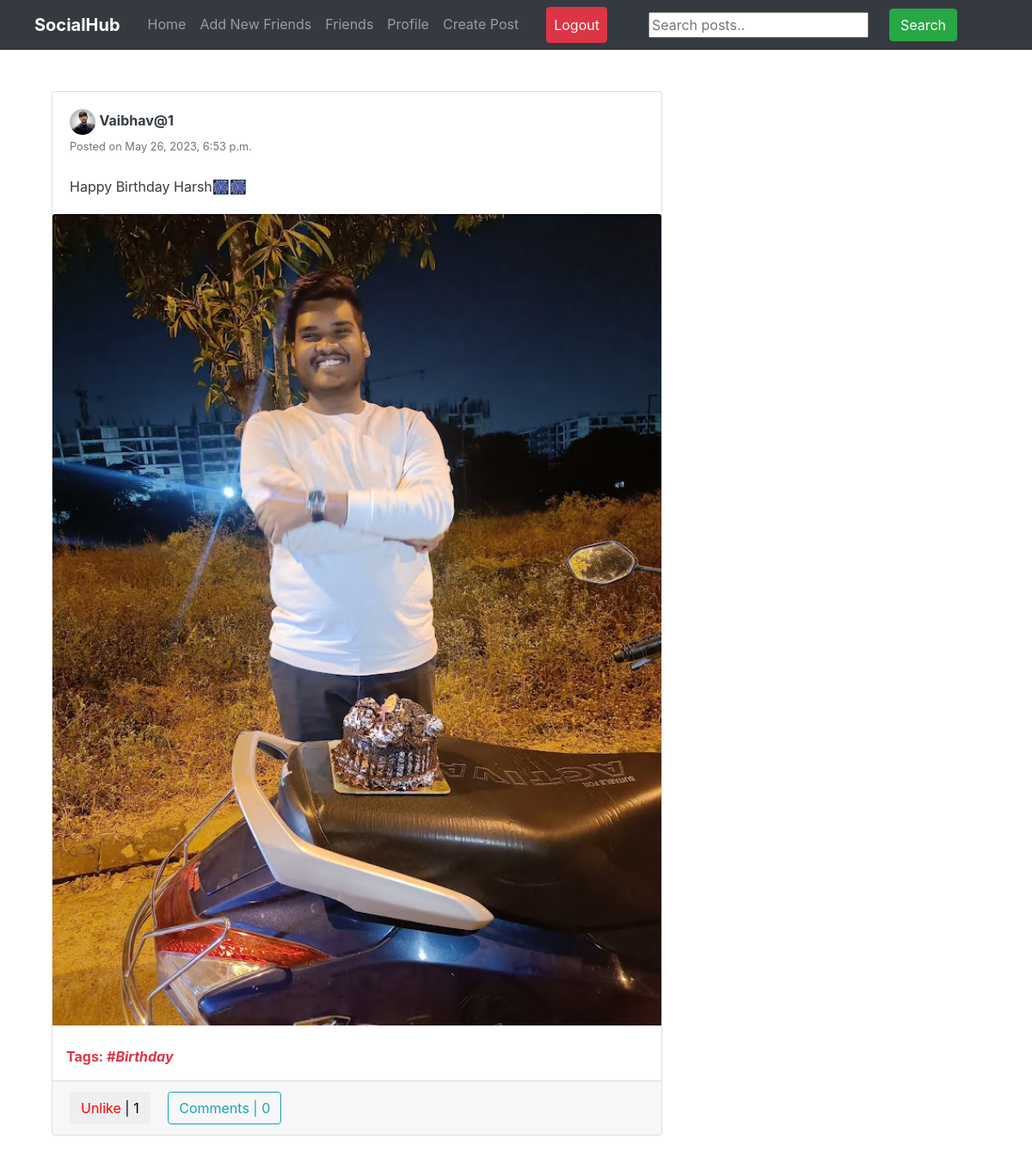
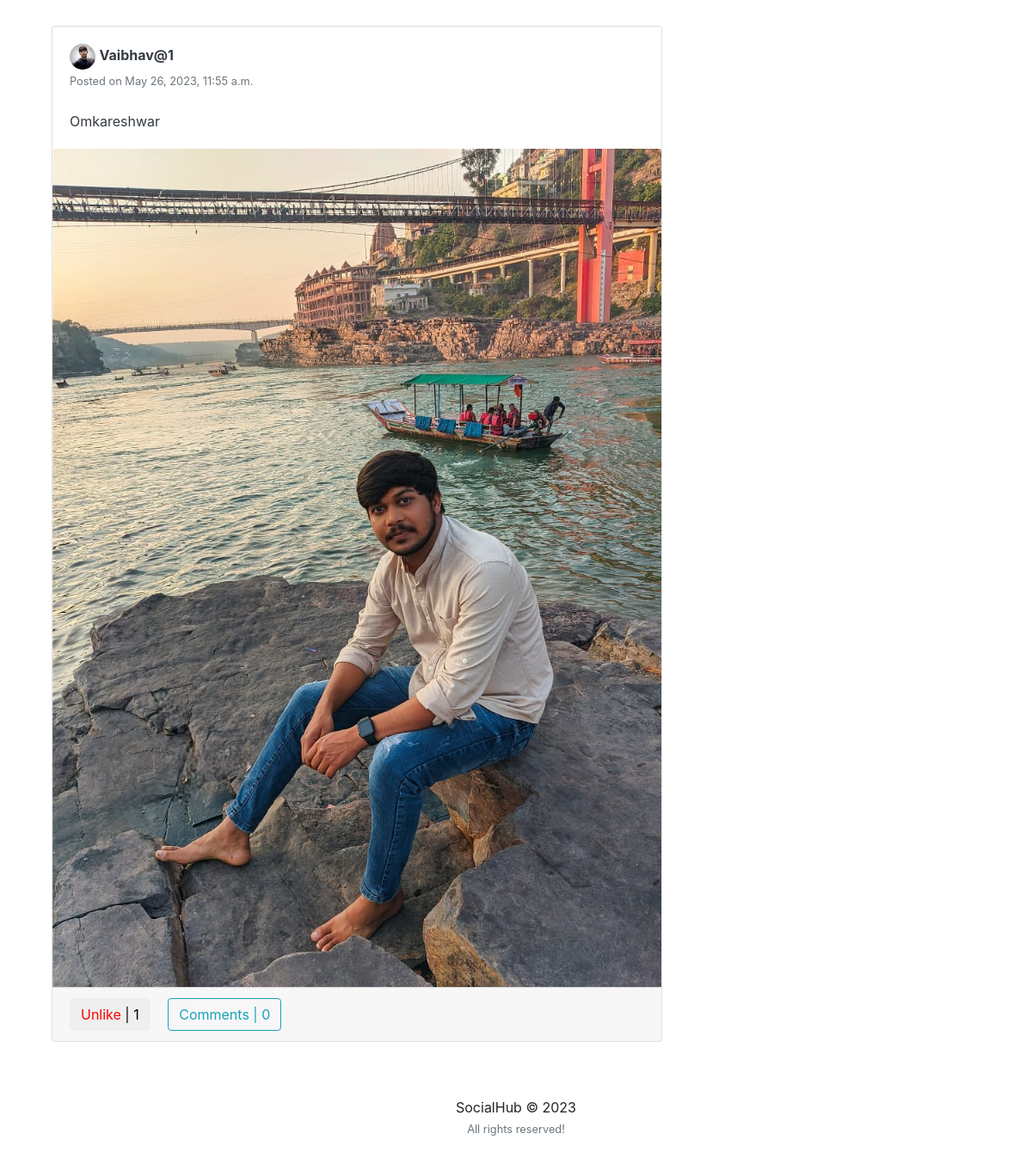
The page /user_posts/Vaibhav@1 (signed in) on the database its author committed (2 pictures, top to bottom).
### feed/models.py (models this page shows, shortened)
class Post(models.Model):
	description = models.CharField(max_length=255, blank=True)
	pic = models.ImageField(upload_to='path/to/img')
	date_posted = models.DateTimeField(default=timezone.now)
	user_name = models.ForeignKey(User, on_delete=models.CASCADE)
	tags = models.CharField(max_length=100, blank=True)

### users/models.py (models this page shows, shortened)
class Profile(models.Model):
	user = models.OneToOneField(User, on_delete=models.CASCADE)
	image = models.ImageField(default='default.png', upload_to='profile_pics')
	slug = AutoSlugField(populate_from='user')
	bio = models.CharField(max_length=255, blank=True)
	friends = models.ManyToManyField("Profile", blank=True)
	def get_absolute_url(self):
		return "/users/{}".format(self.slug)

### feed/views.py (the view)
# urls.py: path('user_posts/<str:username>', UserPostListView.as_view(), name='user-posts'),
class UserPostListView(LoginRequiredMixin, ListView):
	model = Post
	template_name = 'feed/user_posts.html'
	context_object_name = 'posts'
	paginate_by = 10
	def get_context_data(self, **kwargs):
		context = super(UserPostListView, self).get_context_data(**kwargs)
		user = get_object_or_404(User, username=self.kwargs.get('username'))
		liked = [i for i in Post.objects.filter(user_name=user) if Like.objects.filter(user = self.request.user, post=i)]
		context['liked_post'] = liked
		return context
	def get_queryset(self):
		user = get_object_or_404(User, username=self.kwargs.get('username'))
		return Post.objects.filter(user_name=user).order_by('-date_posted')

### feed/templates/feed/user_posts.html (shortened to what this page needs)
{% extends "feed/layout.html" %}
{% load static %}
{% block searchform %}
<form class="form-inline my-2 my-lg-0 ml-5" action="{% url 'search_posts' %}" method="get">
  <input name="p" type="text" placeholder="Search posts..">
  <button class="btn btn-success my-2 my-sm-0 ml-4" type="submit">Search</button>
</form>
{% endblock searchform %}
{% block content %}
 	<div class="container">
	    <div class="row">
	      <div class="col-md-8">
	        {% for post in posts %}
	        <div class="card card-signin my-5">
	          <div class="card-body">
	          	<a href="{{ post.user_name.profile.get_absolute_url }}"><img src="{{ post.user_name.profile.image.url }}" class="rounded-circle" width="30" height="30" alt=""></a>
	          	<a class="text-dark" href="{{ post.user_name.profile.get_absolute_url }}"><b>{{ post.user_name }}</b></a>
	          	<br><small class="text-muted">Posted on {{ post.date_posted }}</small>
	          	<br><br>
	            <p class="card-text text-dark">{{ post.description }}</p>
	          </div>
	          <a href="{% url 'post-detail' post.id %}"><img class="card-img-top" src="{{ post.pic.url }}" alt=""></a>
	          {% if post.tags %}
	          <br><p class="text-danger ml-3"><b>Tags: <i>{{ post.tags }}</i></b></p>
	          {% endif %}
	          <div class="card-footer">
	          	<button class="btn btn-white mr-3 like" id="{{ post.id }}">
			        {% if post in liked_post %}
			            <a href="{% url 'post-like' %}" style="color:red;" id="likebtn{{ post.id }}"> Unlike</a> | {{post.likes.count}}
			        {% else %}
			            <a href="{% url 'post-like' %}" style="color:green;" id="likebtn{{ post.id }}"> Like</a> | {{post.likes.count}}
			        {% endif %}
			    </button>
	          	<a class="btn btn-outline-info" href="{% url 'post-detail' post.id %}">Comments | {{ post.details.count }}</a>
	          </div>
	        </div>
	        {% endfor %}
	  	   </div>
	    </div>
	</div>
{% endblock content %}

### feed/templates/feed/layout.html (shortened to what this page needs)
{% load static %}
<!DOCTYPE html>
<html>
<head>
    <link rel="stylesheet" href="https://maxcdn.bootstrapcdn.com/bootstrap/4.0.0/css/bootstrap.min.css">
    <link rel="stylesheet" type="text/css" href="https://storage.googleapis.com/bytewalk/profilepage.css">
    <link rel="stylesheet" type="text/css" href="https://storage.googleapis.com/bytewalk/styles.css">
</head>
<body>
	<nav class="navbar navbar-expand-lg navbar-dark bg-dark sticky-top">
	  <a class="navbar-brand ml-4 mr-4" href="#"><b>SocialHub</b></a>
	  <div class="collapse navbar-collapse" id="navbarNavAltMarkup">
	    <div class="navbar-nav">
	      <a class="nav-item nav-link" href="{% url 'home' %}">Home</a>
	      <a class="nav-item nav-link" href="{% url 'users_list' %}">Add New Friends</a>
	      {% if user.is_authenticated %}
	      	<a class="nav-item nav-link" href="{% url 'friend_list' %}">Friends</a>
	      	<a class="nav-item nav-link" href="{% url 'my_profile' %}">Profile</a>
	      	<a class="nav-item nav-link" href="{% url 'post-create' %}">Create Post</a>
	      	<a class="nav-item nav-link btn btn-danger ml-4  text-light" href="{% url 'logout' %}">Logout</a>
	      {% else %}
         	<a class="nav-item nav-link btn btn-success ml-4  text-light" href="{% url 'login' %}">Login</a>
          	<a class="nav-item nav-link btn btn-info ml-3  text-light" href="{% url 'register' %} ">Register</a>
          {% endif %}
		  {% block searchform %}{% endblock searchform %}
		</div>
	  </div>
	</nav>
	<div class="container">
	{% block content %}{% endblock content %}
	</div>
	<footer class="page-footer font-small black">
	  <div class="footer-copyright text-center py-3">SocialHub © 2023
	  <br><small class="text-muted">All rights reserved!</small>
	</div>
	</footer>
</body>
</html>

### rows shown on the page
Post: user_name.profile.image (picture), user_name "Vaibhav@1", date_posted "May 26, 2023, 6:53 p.m.", description "Happy Birthday Harsh🎆🎆", pic (picture), tags "#Birthday", likes.count "1", details.count "0"
Post: user_name.profile.image (picture), user_name "Vaibhav@1", date_posted "May 26, 2023, 11:55 a.m.", description "Omkareshwar", pic (picture), likes.count "1", details.count "0"
